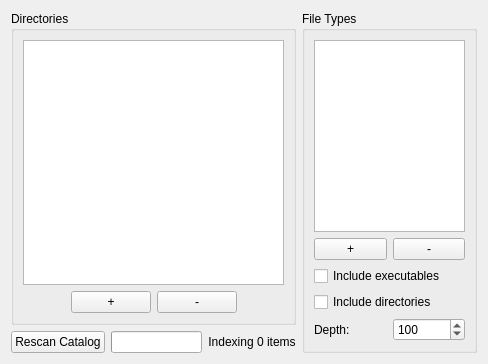
     <widget class="QWidget" name="Catalog">
      <attribute name="title">
       <string>Catalog</string>
      </attribute>
      <layout class="QHBoxLayout" name="horizontalLayout_8">
       <item>
        <layout class="QVBoxLayout" name="verticalLayout_8">
         <item>
          <widget class="QGroupBox" name="directoriesGroupBox">
           <property name="title">
            <string>Directories</string>
           </property>
           <layout class="QVBoxLayout" name="verticalLayout_6">
            <item>
             <widget class="DropListWidget" name="catDirectories"/>
            </item>
            <item>
             <layout class="QHBoxLayout" name="hboxlayout_2">
              <item>
               <spacer name="spacer">
                <property name="orientation">
                 <enum>Qt::Horizontal</enum>
                </property>
                <property name="sizeHint" stdset="0">
                 <size>
                  <width>40</width>
                  <height>20</height>
                 </size>
                </property>
               </spacer>
              </item>
              <item>
               <widget class="QPushButton" name="catDirPlus">
                <property name="text">
                 <string>+</string>
                </property>
               </widget>
              </item>
              <item>
               <widget class="QPushButton" name="catDirMinus">
                <property name="text">
                 <string>-</string>
                </property>
               </widget>
              </item>
              <item>
               <spacer name="spacer_2">
                <property name="orientation">
                 <enum>Qt::Horizontal</enum>
                </property>
                <property name="sizeHint" stdset="0">
                 <size>
                  <width>40</width>
                  <height>20</height>
                 </size>
                </property>
               </spacer>
              </item>
             </layout>
            </item>
           </layout>
          </widget>
         </item>
         <item>
          <layout class="QHBoxLayout" name="hboxlayout_3">
           <item>
            <widget class="QPushButton" name="catRescan">
             <property name="text">
              <string>Rescan Catalog</string>
             </property>
            </widget>
           </item>
           <item>
            <widget class="QProgressBar" name="catProgress">
             <property name="minimum">
              <number>0</number>
             </property>
             <property name="maximum">
              <number>100</number>
             </property>
             <property name="value">
              <number>0</number>
             </property>
             <property name="textVisible">
              <bool>false</bool>
             </property>
             <property name="orientation">
              <enum>Qt::Horizontal</enum>
             </property>
            </widget>
           </item>
           <item>
            <widget class="QLabel" name="catSize">
             <property name="sizePolicy">
              <sizepolicy hsizetype="MinimumExpanding" vsizetype="Preferred">
               <horstretch>0</horstretch>
               <verstretch>0</verstretch>
              </sizepolicy>
             </property>
             <property name="text">
              <string>Indexing 0 items</string>
             </property>
             <property name="alignment">
              <set>Qt::AlignCenter</set>
             </property>
            </widget>
           </item>
          </layout>
         </item>
        </layout>
       </item>
       <item>
        <widget class="QGroupBox" name="fileTypesGroupBox">
         <property name="sizePolicy">
          <sizepolicy hsizetype="Fixed" vsizetype="Preferred">
           <horstretch>0</horstretch>
           <verstretch>0</verstretch>
          </sizepolicy>
         </property>
         <property name="maximumSize">
          <size>
           <width>175</width>
           <height>16777215</height>
          </size>
         </property>
         <property name="title">
          <string>File Types</string>
         </property>
         <layout class="QVBoxLayout">
          <item>
           <widget class="QListWidget" name="catTypes">
            <property name="sizePolicy">
             <sizepolicy hsizetype="Expanding" vsizetype="Expanding">
              <horstretch>0</horstretch>
              <verstretch>0</verstretch>
             </sizepolicy>
            </property>
            <property name="maximumSize">
             <size>
              <width>16777215</width>
              <height>16777215</height>
             </size>
            </property>
           </widget>
          </item>
          <item>
           <layout class="QHBoxLayout" name="horizontalLayout">
            <item>
             <widget class="QPushButton" name="catTypesPlus">
              <property name="maximumSize">
               <size>
                <width>16777215</width>
                <height>13123213</height>
               </size>
              </property>
              <property name="text">
               <string>+</string>
              </property>
             </widget>
            </item>
            <item>
             <widget class="QPushButton" name="catTypesMinus">
              <property name="maximumSize">
               <size>
                <width>16777215</width>
                <height>13123123</height>
               </size>
              </property>
              <property name="text">
               <string>-</string>
              </property>
             </widget>
            </item>
           </layout>
          </item>
          <item>
           <widget class="QCheckBox" name="catCheckBinaries">
            <property name="text">
             <string>Include executables</string>
            </property>
           </widget>
          </item>
          <item>
           <widget class="QCheckBox" name="catCheckDirs">
            <property name="text">
             <string>Include directories</string>
            </property>
           </widget>
          </item>
          <item>
           <layout class="QHBoxLayout" name="hboxlayout">
            <item>
             <widget class="QLabel" name="label_10">
              <property name="text">
               <string>Depth:</string>
              </property>
              <property name="buddy">
               <cstring>catDepth</cstring>
              </property>
             </widget>
            </item>
            <item>
             <widget class="QSpinBox" name="catDepth">
              <property name="maximum">
               <number>100000</number>
              </property>
              <property name="value">
               <number>100</number>
              </property>
             </widget>
            </item>
           </layout>
          </item>
         </layout>
        </widget>
       </item>
      </layout>
     </widget>
